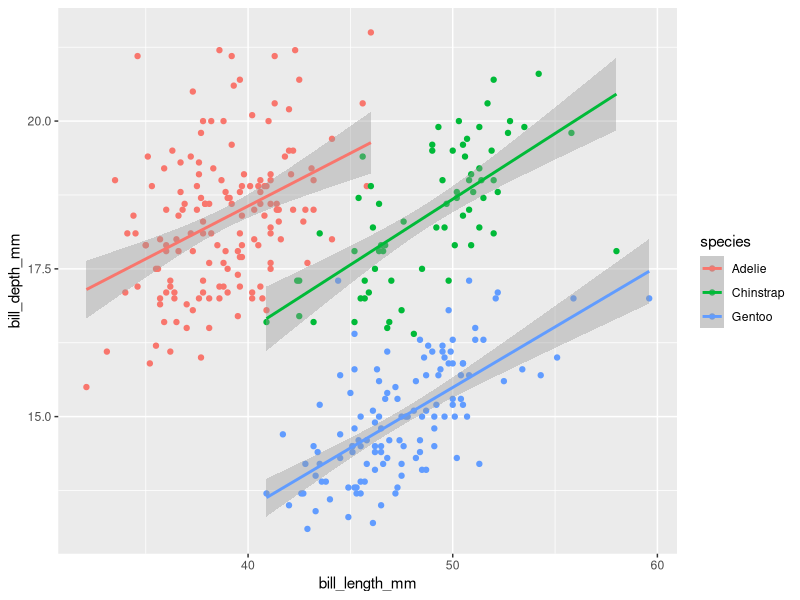

R code for this plot:
#' ---
#' title: "Render This R Script"
#' author: "James"
#' date: "May 5, 2021"
#' output: github_document
#' ---

#+ r setup, include = FALSE
library(palmerpenguins)
library(tidyverse)

#'Penguins penguins penguins  
#'This is just another R script  
#+ r summary, echo = FALSE
print(paste('There are ', n_distinct(penguins$species), 'penguin species:'))
print(levels(penguins$species))

#+ figure1, warning = FALSE, message = FALSE
ggplot(penguins, aes(bill_length_mm, bill_depth_mm, col=species)) +
  geom_point() +
  stat_smooth(method='lm')
